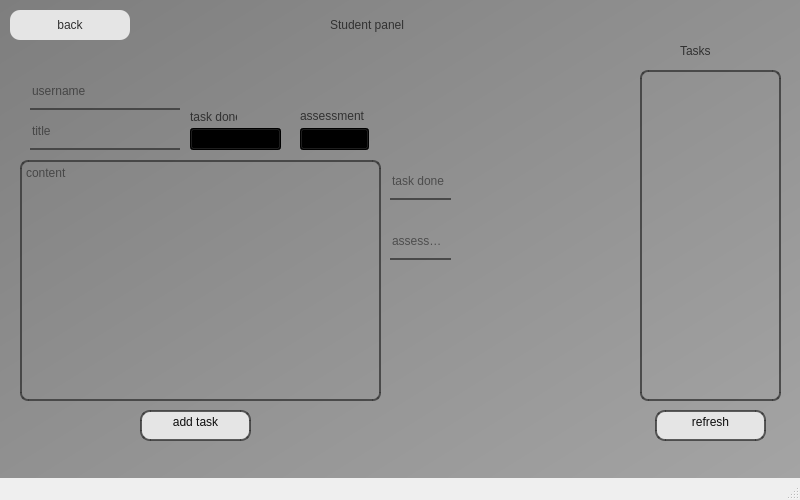
<?xml version="1.0" encoding="UTF-8"?>
<ui version="4.0">
 <class>MainWindow</class>
 <widget class="QMainWindow" name="MainWindow">
  <property name="geometry">
   <rect>
    <x>0</x>
    <y>0</y>
    <width>800</width>
    <height>500</height>
   </rect>
  </property>
  <property name="windowTitle">
   <string>MainWindow</string>
  </property>
  <widget class="QWidget" name="centralwidget">
   <widget class="QWidget" name="widget" native="true">
    <property name="geometry">
     <rect>
      <x>0</x>
      <y>0</y>
      <width>800</width>
      <height>500</height>
     </rect>
    </property>
    <property name="styleSheet">
     <string notr="true">background-color: qlineargradient(spread:pad, x1:0, y1:0, x2:1, y2:1, stop:0 rgba(126, 126, 126, 255), stop:1 rgba(165, 165, 165, 255));</string>
    </property>
    <widget class="QPushButton" name="addtaskbtn">
     <property name="geometry">
      <rect>
       <x>140</x>
       <y>410</y>
       <width>111</width>
       <height>31</height>
      </rect>
     </property>
     <property name="styleSheet">
      <string notr="true">QPushButton#addtaskbtn{
	font: 8pt &quot;MS Shell Dlg 2&quot;;	
	color: rgb(49, 49, 49);
	border: 2px solid rgba(53, 53, 53, 200);
	color: rgba(0, 0, 0, 240);
	padding-bottom: 7px;
	
	background-color: rgb(229, 229, 229);
	border-radius: 10px;
}
QPushButton#addtaskbtn:hover{
	font: 10pt &quot;MS Shell Dlg 2&quot;;	
	color: rgb(49, 49, 49);
}
QPushButton#addtaskbtn:pressed{
	font: 6pt &quot;MS Shell Dlg 2&quot;;	
	color: rgb(49, 49, 49);
}</string>
     </property>
     <property name="text">
      <string>add task</string>
     </property>
    </widget>
    <widget class="QLabel" name="adminlabel">
     <property name="geometry">
      <rect>
       <x>330</x>
       <y>10</y>
       <width>151</width>
       <height>30</height>
      </rect>
     </property>
     <property name="styleSheet">
      <string notr="true">color: rgb(49, 49, 49);
font: 18pt &quot;MS Shell Dlg 2&quot;;
background-color: None
</string>
     </property>
     <property name="text">
      <string>Student panel</string>
     </property>
    </widget>
    <widget class="QPushButton" name="backbtn">
     <property name="geometry">
      <rect>
       <x>10</x>
       <y>10</y>
       <width>120</width>
       <height>30</height>
      </rect>
     </property>
     <property name="styleSheet">
      <string notr="true">QPushButton#backbtn{
	font: 10pt &quot;MS Shell Dlg 2&quot;;	
	color: rgb(49, 49, 49);
	
	background-color: rgb(229, 229, 229);
	border-radius: 10px;
}
QPushButton#backbtn:hover{
	font: 12pt &quot;MS Shell Dlg 2&quot;;	
	color: rgb(49, 49, 49);
}
QPushButton#backbtn:pressed{
	font: 6pt &quot;MS Shell Dlg 2&quot;;	
	color: rgb(49, 49, 49);
}</string>
     </property>
     <property name="text">
      <string>back</string>
     </property>
    </widget>
    <widget class="QLabel" name="errortext">
     <property name="geometry">
      <rect>
       <x>320</x>
       <y>270</y>
       <width>151</width>
       <height>16</height>
      </rect>
     </property>
     <property name="styleSheet">
      <string notr="true">color: rgb(204, 6, 0);
background-color: None
</string>
     </property>
     <property name="text">
      <string/>
     </property>
    </widget>
    <widget class="QLineEdit" name="titletxt">
     <property name="geometry">
      <rect>
       <x>30</x>
       <y>120</y>
       <width>150</width>
       <height>30</height>
      </rect>
     </property>
     <property name="styleSheet">
      <string notr="true">background-color: rgba(0, 0, 0, 0);
border:none;
border-bottom: 2px solid rgba(53, 53, 53, 200);
color: rgba(0, 0, 0, 240);
padding-bottom: 7px;

</string>
     </property>
     <property name="placeholderText">
      <string>title</string>
     </property>
    </widget>
    <widget class="QTextEdit" name="contenttxt">
     <property name="geometry">
      <rect>
       <x>20</x>
       <y>160</y>
       <width>361</width>
       <height>241</height>
      </rect>
     </property>
     <property name="styleSheet">
      <string notr="true">background-color: rgba(0, 0, 0, 0);
border-radius: 8px;
border:none;
border: 2px solid rgba(53, 53, 53, 200);
color: rgba(0, 0, 0, 240);
padding-bottom: 7px;</string>
     </property>
     <property name="placeholderText">
      <string>content</string>
     </property>
    </widget>
    <widget class="QListWidget" name="taskslist">
     <property name="geometry">
      <rect>
       <x>640</x>
       <y>70</y>
       <width>141</width>
       <height>331</height>
      </rect>
     </property>
     <property name="styleSheet">
      <string notr="true">background-color: rgba(0, 0, 0, 0);
border-radius: 8px;
border:none;
border: 2px solid rgba(53, 53, 53, 200);
color: rgba(0, 0, 0, 240);
padding-bottom: 7px;</string>
     </property>
    </widget>
    <widget class="QPushButton" name="taskrefreshbtn">
     <property name="geometry">
      <rect>
       <x>655</x>
       <y>410</y>
       <width>111</width>
       <height>31</height>
      </rect>
     </property>
     <property name="styleSheet">
      <string notr="true">QPushButton#taskrefreshbtn{
	font: 8pt &quot;MS Shell Dlg 2&quot;;	
	color: rgb(49, 49, 49);
	border: 2px solid rgba(53, 53, 53, 200);
	color: rgba(0, 0, 0, 240);
	padding-bottom: 7px;
	
	background-color: rgb(229, 229, 229);
	border-radius: 10px;
}
QPushButton#taskrefreshbtn:hover{
	font: 10pt &quot;MS Shell Dlg 2&quot;;	
	color: rgb(49, 49, 49);
}
QPushButton#taskrefreshbtn:pressed{
	font: 6pt &quot;MS Shell Dlg 2&quot;;	
	color: rgb(49, 49, 49);
}</string>
     </property>
     <property name="text">
      <string>refresh</string>
     </property>
    </widget>
    <widget class="QLabel" name="label_2">
     <property name="geometry">
      <rect>
       <x>680</x>
       <y>40</y>
       <width>41</width>
       <height>21</height>
      </rect>
     </property>
     <property name="styleSheet">
      <string notr="true">color: rgb(49, 49, 49);
font: 12pt &quot;MS Shell Dlg 2&quot;;
background-color: None</string>
     </property>
     <property name="text">
      <string>Tasks</string>
     </property>
    </widget>
    <widget class="QComboBox" name="taskdone">
     <property name="geometry">
      <rect>
       <x>190</x>
       <y>128</y>
       <width>91</width>
       <height>22</height>
      </rect>
     </property>
     <item>
      <property name="text">
       <string>yes</string>
      </property>
     </item>
     <item>
      <property name="text">
       <string>no</string>
      </property>
     </item>
    </widget>
    <widget class="QComboBox" name="assessment">
     <property name="geometry">
      <rect>
       <x>300</x>
       <y>128</y>
       <width>69</width>
       <height>22</height>
      </rect>
     </property>
     <item>
      <property name="text">
       <string>2</string>
      </property>
     </item>
     <item>
      <property name="text">
       <string>3</string>
      </property>
     </item>
     <item>
      <property name="text">
       <string>4</string>
      </property>
     </item>
     <item>
      <property name="text">
       <string>5</string>
      </property>
     </item>
    </widget>
    <widget class="QLabel" name="label">
     <property name="geometry">
      <rect>
       <x>190</x>
       <y>110</y>
       <width>47</width>
       <height>13</height>
      </rect>
     </property>
     <property name="styleSheet">
      <string notr="true">color: rgb(49, 49, 49);
font: 8pt &quot;MS Shell Dlg 2&quot;;
background-color: None</string>
     </property>
     <property name="text">
      <string>task done</string>
     </property>
    </widget>
    <widget class="QLabel" name="label_3">
     <property name="geometry">
      <rect>
       <x>300</x>
       <y>108</y>
       <width>71</width>
       <height>16</height>
      </rect>
     </property>
     <property name="styleSheet">
      <string notr="true">color: rgb(49, 49, 49);
font: 8pt &quot;MS Shell Dlg 2&quot;;
background-color: None</string>
     </property>
     <property name="text">
      <string>assessment</string>
     </property>
    </widget>
    <widget class="QLineEdit" name="username">
     <property name="geometry">
      <rect>
       <x>30</x>
       <y>80</y>
       <width>150</width>
       <height>30</height>
      </rect>
     </property>
     <property name="styleSheet">
      <string notr="true">background-color: rgba(0, 0, 0, 0);
border:none;
border-bottom: 2px solid rgba(53, 53, 53, 200);
color: rgba(0, 0, 0, 240);
padding-bottom: 7px;

</string>
     </property>
     <property name="placeholderText">
      <string>username</string>
     </property>
    </widget>
    <widget class="QLineEdit" name="taskdonetext">
     <property name="geometry">
      <rect>
       <x>390</x>
       <y>170</y>
       <width>61</width>
       <height>30</height>
      </rect>
     </property>
     <property name="styleSheet">
      <string notr="true">background-color: rgba(0, 0, 0, 0);
border:none;
border-bottom: 2px solid rgba(53, 53, 53, 200);
color: rgba(0, 0, 0, 240);
padding-bottom: 7px;

</string>
     </property>
     <property name="placeholderText">
      <string>task done</string>
     </property>
    </widget>
    <widget class="QLineEdit" name="assessmenttext">
     <property name="geometry">
      <rect>
       <x>390</x>
       <y>230</y>
       <width>61</width>
       <height>30</height>
      </rect>
     </property>
     <property name="styleSheet">
      <string notr="true">background-color: rgba(0, 0, 0, 0);
border:none;
border-bottom: 2px solid rgba(53, 53, 53, 200);
color: rgba(0, 0, 0, 240);
padding-bottom: 7px;

</string>
     </property>
     <property name="placeholderText">
      <string>assessment</string>
     </property>
    </widget>
   </widget>
  </widget>
  <widget class="QMenuBar" name="menubar">
   <property name="geometry">
    <rect>
     <x>0</x>
     <y>0</y>
     <width>800</width>
     <height>21</height>
    </rect>
   </property>
  </widget>
  <widget class="QStatusBar" name="statusbar"/>
 </widget>
 <resources/>
 <connections/>
</ui>
